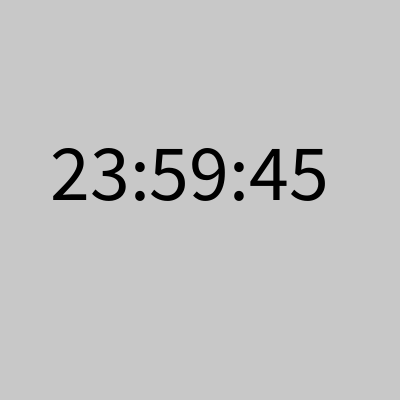
Frame 1 (no input)
Frame 60 (the mouse pressed at the canvas centre just before this capture): identical to frame 1, image omitted
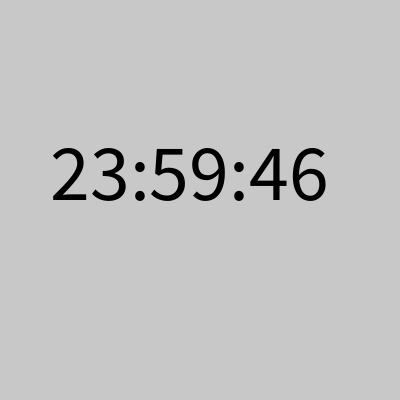
Frame 120 (the mouse held since frame 60 and released just before this capture)

The Processing sketch that drew these frames (run headless with seeded random() and noise(); from frame 60 on, the mouse is pressed at the canvas centre):

// Processing sketch: reloj
// ── reloj.pde
int framesPorSegundo;
int segundos;
int minutos;
int horas;

void setup(){
  size(400,400);
  textSize(80);
  
  framesPorSegundo = 0;
  segundos = 45;
  minutos = 59;
  horas = 23;
}

void draw(){
  
  background(200);
  fill(0);
  text(horas + ":" + minutos + ":" + segundos, 50, 200);
  // 1 segundo = 60 fps
  // 1 minuto = 60 segundos
  // 1 hora = 60 minutos
  // 1 día = 24 horas
  framesPorSegundo = framesPorSegundo + 1;
  
  // 1 segundo = 60 fps
  if(framesPorSegundo == 60){
    segundos = segundos + 1;
    framesPorSegundo = 0;
  }
  
  // 1 minuto = 60 segundos
  if(segundos == 60){
    minutos = minutos + 1;
    segundos = 0;
  }
  
  // 1 hora = 60 minutos
  if(minutos == 60){
    horas = horas + 1;
    minutos = 0;
  }
  
  // 1 día = 24 horas
  if(horas == 24){
    horas = 0;
  }
}
